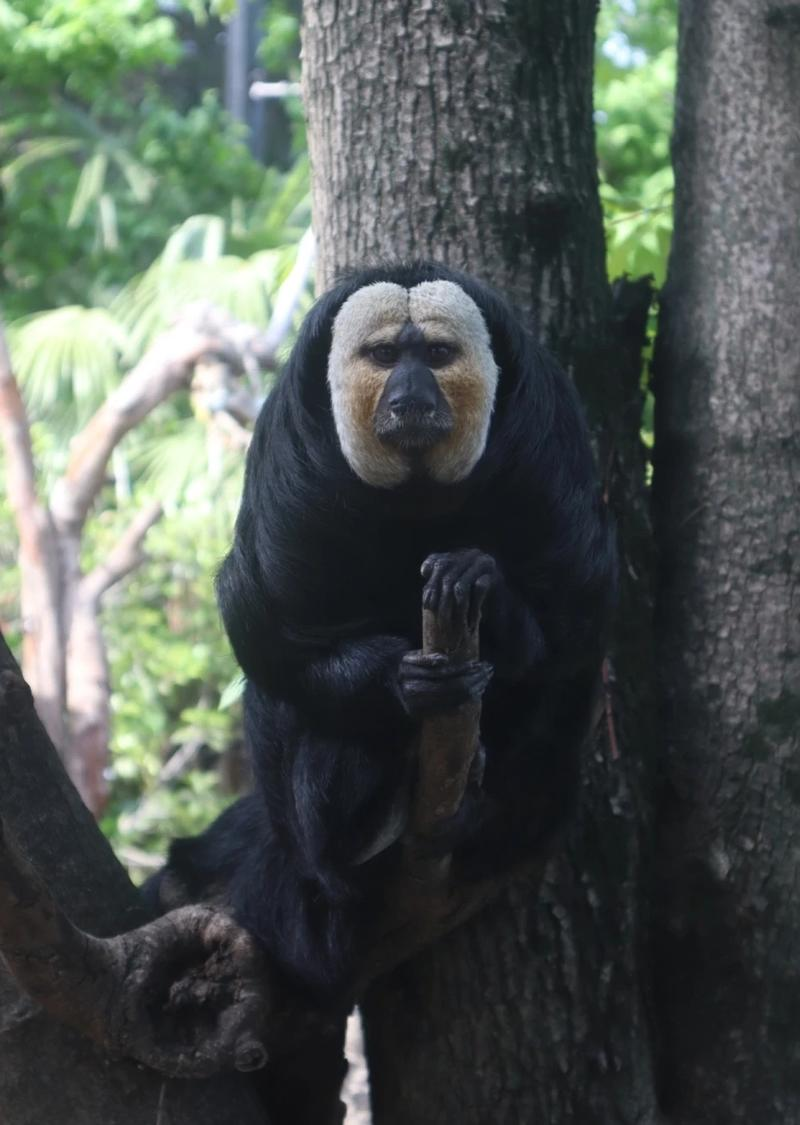
#> input picture Benchmark/PIL/PIL.Image.Image.resize@6.2.2-7.0.0/PIL.Image.Image.resize#9YY/example.jpg, 800 x 1125 px
$ python resizeYY.py
#> lines starting #> are read from the running program, lines starting #| are printed output that depends on the picture
from PIL import Image
image = Image.open('./example.jpg')
#> image is the input picture: PIL image 800x1125 RGB; mean R, G, B 79.1, 87, 82.1
resized_image_resample = image.resize(size=(100, 100), resample=Image.BICUBIC, box=(10, 10, 110, 110))
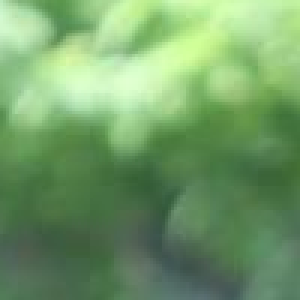
#> resized_image_resample: PIL image 100x100 RGB (shown 3 times larger); mean R, G, B 114.4, 156.9, 104.5
